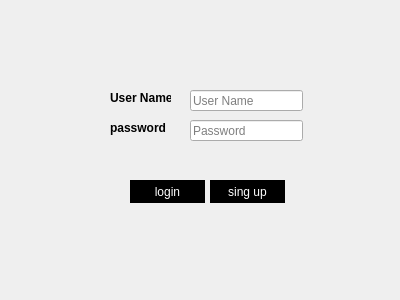
<?xml version="1.0" encoding="UTF-8"?>
<ui version="4.0">
 <class>Form</class>
 <widget class="QWidget" name="Form">
  <property name="geometry">
   <rect>
    <x>0</x>
    <y>0</y>
    <width>400</width>
    <height>300</height>
   </rect>
  </property>
  <property name="windowTitle">
   <string>Login Form</string>
  </property>
  <widget class="QLineEdit" name="lineEdit">
   <property name="geometry">
    <rect>
     <x>190</x>
     <y>90</y>
     <width>113</width>
     <height>21</height>
    </rect>
   </property>
   <property name="placeholderText">
    <string>User Name</string>
   </property>
  </widget>
  <widget class="QLineEdit" name="lineEdit_2">
   <property name="geometry">
    <rect>
     <x>190</x>
     <y>120</y>
     <width>113</width>
     <height>21</height>
    </rect>
   </property>
   <property name="echoMode">
    <enum>QLineEdit::Password</enum>
   </property>
   <property name="placeholderText">
    <string>Password</string>
   </property>
  </widget>
  <widget class="QLabel" name="label">
   <property name="geometry">
    <rect>
     <x>110</x>
     <y>90</y>
     <width>61</width>
     <height>16</height>
    </rect>
   </property>
   <property name="styleSheet">
    <string notr="true">font-weight:bold</string>
   </property>
   <property name="text">
    <string>User Name</string>
   </property>
  </widget>
  <widget class="QLabel" name="label_2">
   <property name="geometry">
    <rect>
     <x>110</x>
     <y>120</y>
     <width>61</width>
     <height>16</height>
    </rect>
   </property>
   <property name="styleSheet">
    <string notr="true">font-weight:bold</string>
   </property>
   <property name="text">
    <string>password</string>
   </property>
  </widget>
  <widget class="QPushButton" name="pushButton">
   <property name="geometry">
    <rect>
     <x>130</x>
     <y>180</y>
     <width>75</width>
     <height>23</height>
    </rect>
   </property>
   <property name="cursor">
    <cursorShape>PointingHandCursor</cursorShape>
   </property>
   <property name="styleSheet">
    <string notr="true">border:none;background-color:#000;color:#fff</string>
   </property>
   <property name="text">
    <string>login</string>
   </property>
  </widget>
  <widget class="QPushButton" name="pushButton_2">
   <property name="geometry">
    <rect>
     <x>210</x>
     <y>180</y>
     <width>75</width>
     <height>23</height>
    </rect>
   </property>
   <property name="cursor">
    <cursorShape>PointingHandCursor</cursorShape>
   </property>
   <property name="styleSheet">
    <string notr="true">border:none;background-color:#000;color:#fff</string>
   </property>
   <property name="text">
    <string>sing up</string>
   </property>
  </widget>
 </widget>
 <resources/>
 <connections/>
</ui>
